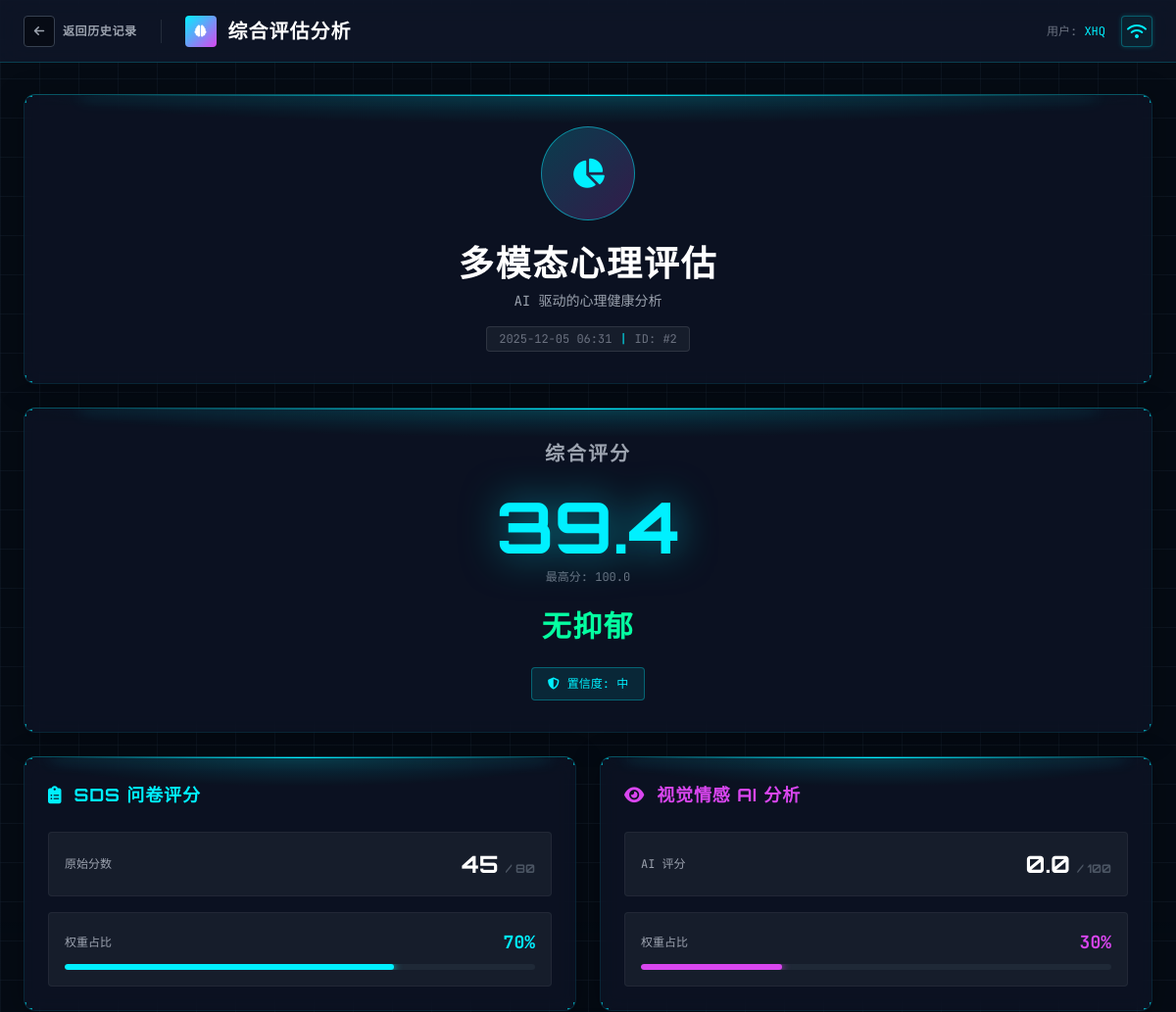
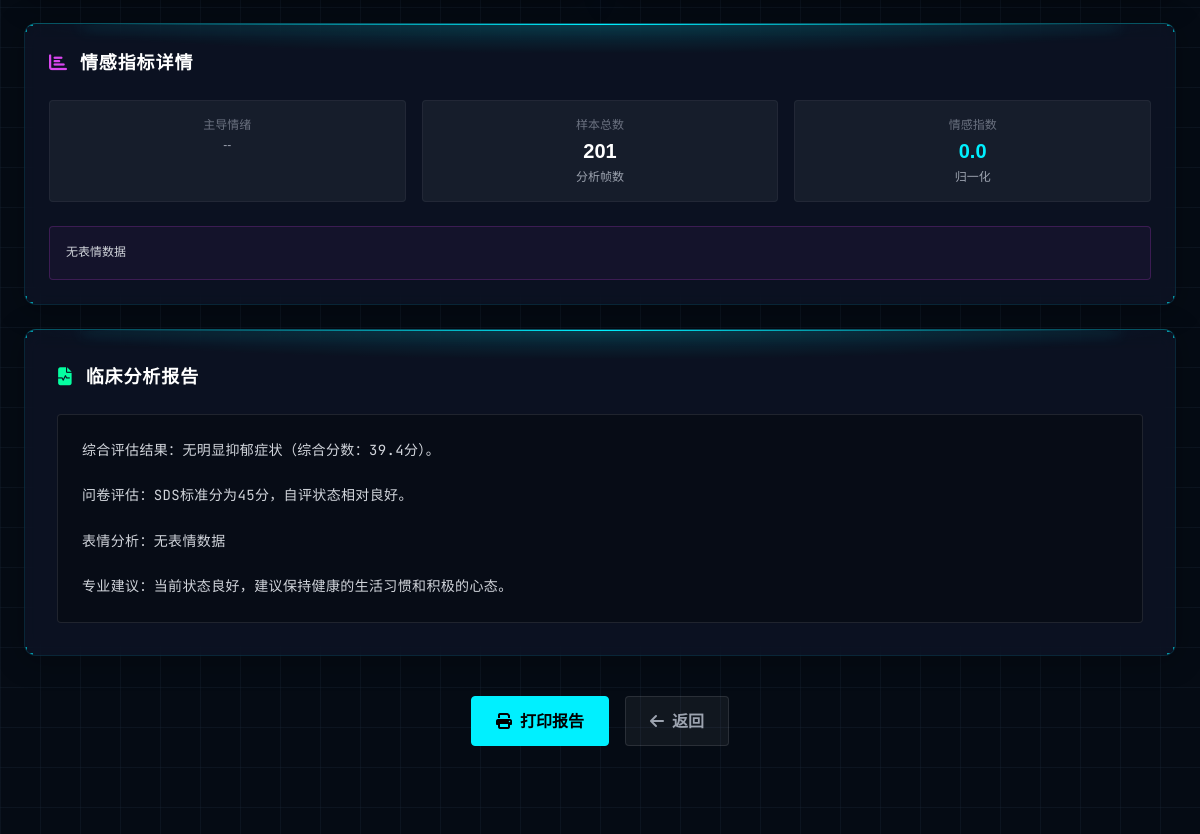
The page /comprehensive-detail?test_id=2 (signed in) on the database its author committed (2 pictures, top to bottom).
### tables this page shows
CREATE TABLE test (
            id INTEGER PRIMARY KEY AUTOINCREMENT,
            role INTEGER DEFAULT 1,
            choose VARCHAR(24) DEFAULT '000000000000000000000000',
            score INTEGER DEFAULT 0,
            user_id INTEGER NOT NULL DEFAULT 1,
            start_time DATETIME,
            finish_time DATETIME,
            use_time INTEGER,
            status VARCHAR(25),
            result VARCHAR(10), emotion_data TEXT, comprehensive_score REAL, comprehensive_result TEXT,
            FOREIGN KEY (user_id) REFERENCES userinfo (id)
        );

### flask_app/views/main.py (the view)
@mi.route('/comprehensive-detail', methods=["GET", "POST", "HEAD"])
def comprehensive_detail():
    if request.method == "HEAD":
        return '', 200
    user_name = session.get("userinfo")['name']
    if request.method == "GET":
        test_id = request.args.get("test_id")
    else:
        test_id = request.form.get("test_id")
    if not test_id:
        print(f"错误: comprehensive-detail路由未获取到test_id, method={request.method}")
        return redirect('/history')
    test = db.fetch_one("select * from test where id=?", [test_id])
    if not test:
        print(f"错误: 未找到test记录, test_id={test_id}")
        return redirect('/history')
    if test.get('finish_time'):
        test['finish_time'] = parse_datetime(test['finish_time']).strftime('%Y-%m-%d %H:%M')
    else:
        test['finish_time'] = '未完成'
    comprehensive_result = None
    emotion_data = None
    if test.get('comprehensive_result'):
        try:
            comprehensive_result = json.loads(test['comprehensive_result'])
        except:
            comprehensive_result = None
    if test.get('emotion_data'):
        try:
            emotion_data = json.loads(test['emotion_data'])
        except:
            emotion_data = None
    result = []
    for question, choice in zip(sds_questions, test['choose']):
        item = {
            'question': question,
            'choose': choice
        }
        result.append(item)
    return render_template("comprehensive_detail.html",
                         test=test,
                         result=result,
                         user_name=user_name,
                         comprehensive_result=comprehensive_result,
                         emotion_data=emotion_data)

### flask_app/templates/comprehensive_detail.html (shortened to what this page needs)
<!DOCTYPE html>
<html lang="zh">
<head>
    <link href="https://cdnjs.cloudflare.com/ajax/libs/font-awesome/6.4.0/css/all.min.css" rel="stylesheet">
    <script src="https://cdn.tailwindcss.com"></script>
</head>
<body class="min-h-screen flex flex-col font-sans selection:bg-tech-primary selection:text-black pb-6">
    <div class="fixed inset-0 pointer-events-none opacity-10 bg-scan-line animate-scan z-0"></div>
    <nav class="h-16 border-b border-tech-primary/20 bg-tech-panel/80 backdrop-blur-md sticky top-0 z-50">
        <div class="w-full max-w-[1920px] mx-auto h-full px-6 flex justify-between items-center">
            <div class="flex items-center space-x-6">
                <form action="/history" method="GET" class="inline">
                    <button type="submit" class="group flex items-center space-x-2 text-gray-400 hover:text-tech-primary transition-colors">
                        <div class="w-8 h-8 flex items-center justify-center border border-gray-700 rounded group-hover:border-tech-primary group-hover:shadow-neon transition-all bg-black/40">
                            <i class="fas fa-arrow-left text-xs"></i>
                        </div>
                        <span class="font-bold tracking-wider text-xs">返回历史记录</span>
                    </button>
                </form>
                <div class="flex items-center space-x-3">
                    <div class="w-8 h-8 bg-gradient-to-br from-tech-primary to-tech-secondary rounded flex items-center justify-center shadow-neon">
                        <i class="fas fa-brain text-white text-xs"></i>
                    </div>
                    <span class="text-xl font-bold font-tech text-white tracking-wider">综合评估分析</span>
                </div>
            </div>
            <div class="flex items-center gap-4">
                 <div class="text-xs font-mono text-gray-500">用户: <span class="text-tech-primary">{{ user_name }}</span></div>
                 <div class="w-8 h-8 rounded border border-tech-primary/30 flex items-center justify-center text-tech-primary bg-tech-primary/5 shadow-[0_0_5px_rgba(0,240,255,0.2)]">
                    <i class="fas fa-wifi"></i>
                </div>
            </div>
        </div>
    </nav>
    <main class="flex-1 w-full max-w-[1440px] mx-auto px-6 py-8 relative z-10 flex flex-col gap-6">
        {% if comprehensive_result %}
        <div class="cyber-panel panel-3d-top p-8 text-center group relative">
            <div class="corner-bracket c-tl"></div><div class="corner-bracket c-tr"></div>
            <div class="corner-bracket c-bl"></div><div class="corner-bracket c-br"></div>
            <div class="w-24 h-24 mx-auto mb-6 bg-gradient-to-br from-tech-primary/20 to-tech-secondary/20 rounded-full flex items-center justify-center border border-tech-primary/50 shadow-neon animate-pulse-slow">
                <i class="fas fa-chart-pie text-tech-primary text-3xl"></i>
            </div>
            <h1 class="text-4xl font-bold text-white mb-2 font-tech tracking-wider">多模态心理评估</h1>
            <p class="text-gray-400 font-mono text-sm mb-4">AI 驱动的心理健康分析</p>
            <div class="inline-flex items-center gap-2 px-3 py-1 bg-white/5 rounded border border-white/10 text-xs font-mono text-gray-500">
                <span>{{ test.finish_time }}</span>
                <span class="text-tech-primary">|</span>
                <span>ID: #{{ test.id }}</span>
            </div>
        </div>
        <div class="cyber-panel panel-3d-top p-8 text-center group relative">
            <div class="corner-bracket c-tl"></div><div class="corner-bracket c-tr"></div>
            <div class="corner-bracket c-bl"></div><div class="corner-bracket c-br"></div>
            <h2 class="text-xl font-bold text-gray-400 mb-6 font-mono tracking-widest">综合评分</h2>
            <div class="text-7xl font-bold text-tech-primary font-tech mb-2 drop-shadow-[0_0_20px_rgba(0,240,255,0.5)]">
                {{ "%.1f"|format(comprehensive_result.comprehensive_score) }}
            </div>
            <div class="text-xs text-gray-500 font-mono mb-6">最高分: 100.0</div>
            <div class="text-3xl font-bold mb-6 font-tech tracking-wider
                {% if test.result == '无抑郁' %}text-tech-success{% elif test.result == '轻度抑郁' %}text-tech-warning{% elif test.result == '中度抑郁' %}text-orange-500{% elif test.result == '重度抑郁' %}text-tech-danger{% else %}text-gray-400{% endif %}">
                {{ test.result }}
            </div>
            <div class="inline-flex items-center px-4 py-2 rounded bg-tech-primary/10 border border-tech-primary/30 text-tech-primary text-xs font-mono">
                <i class="fas fa-shield-alt mr-2"></i>
                置信度: {% if comprehensive_result.confidence == 'high' %}高{% elif comprehensive_result.confidence == 'medium' %}中{% else %}低{% endif %}
            </div>
        </div>
        <div class="grid grid-cols-1 md:grid-cols-2 gap-6">
            <div class="cyber-panel panel-3d-top p-6 group relative">
                <div class="corner-bracket c-tl"></div><div class="corner-bracket c-tr"></div>
                <div class="corner-bracket c-bl"></div><div class="corner-bracket c-br"></div>
                <h4 class="text-lg font-bold text-tech-primary mb-6 flex items-center font-tech tracking-wider">
                    <i class="fas fa-clipboard-list mr-3"></i> SDS 问卷评分
                </h4>
                <div class="space-y-4">
                    <div class="bg-white/5 rounded p-4 border border-white/5 flex justify-between items-center">
                        <span class="text-xs text-gray-400 font-mono">原始分数</span>
                        <span class="text-2xl font-bold text-white font-tech">{{ test.score }} <span class="text-xs text-gray-600">/ 80</span></span>
                    </div>
                    <div class="bg-white/5 rounded p-4 border border-white/5">
                        <div class="flex justify-between items-center mb-2">
                            <span class="text-xs text-gray-400 font-mono">权重占比</span>
                            <span class="text-lg font-bold text-tech-primary font-mono">{{ "%.0f"|format(comprehensive_result.weights.sds_score * 100) }}%</span>
                        </div>
                        <div class="w-full bg-gray-800 rounded-full h-1.5 overflow-hidden">
                            <div class="bg-tech-primary h-full rounded-full shadow-[0_0_10px_cyan]" style="width: {{ "%.0f"|format(comprehensive_result.weights.sds_score * 100) }}%"></div>
                        </div>
                    </div>
                </div>
            </div>
            <div class="cyber-panel panel-3d-top p-6 group relative">
                <div class="corner-bracket c-tl"></div><div class="corner-bracket c-tr"></div>
                <div class="corner-bracket c-bl"></div><div class="corner-bracket c-br"></div>
                <h4 class="text-lg font-bold text-tech-secondary mb-6 flex items-center font-tech tracking-wider">
                    <i class="fas fa-eye mr-3"></i> 视觉情感 AI 分析
                </h4>
                <div class="space-y-4">
                    <div class="bg-white/5 rounded p-4 border border-white/5 flex justify-between items-center">
                        <span class="text-xs text-gray-400 font-mono">AI 评分</span>
                        <span class="text-2xl font-bold text-white font-tech">{{ "%.1f"|format(comprehensive_result.components.emotion_score) }} <span class="text-xs text-gray-600">/ 100</span></span>
                    </div>
                    <div class="bg-white/5 rounded p-4 border border-white/5">
                        <div class="flex justify-between items-center mb-2">
                            <span class="text-xs text-gray-400 font-mono">权重占比</span>
                            <span class="text-lg font-bold text-tech-secondary font-mono">{{ "%.0f"|format(comprehensive_result.weights.emotion_score * 100) }}%</span>
                        </div>
                        <div class="w-full bg-gray-800 rounded-full h-1.5 overflow-hidden">
                            <div class="bg-tech-secondary h-full rounded-full shadow-[0_0_10px_#d946ef]" style="width: {{ "%.0f"|format(comprehensive_result.weights.emotion_score * 100) }}%"></div>
                        </div>
                    </div>
                </div>
            </div>
        </div>
        {% if emotion_data and emotion_data.summary and emotion_data.summary.total_detections > 0 %}
        <div class="cyber-panel panel-3d-top p-6 group relative">
            <div class="corner-bracket c-tl"></div><div class="corner-bracket c-tr"></div>
            <div class="corner-bracket c-bl"></div><div class="corner-bracket c-br"></div>
            <h4 class="text-lg font-bold text-white mb-6 flex items-center font-tech tracking-wider">
                <i class="fas fa-chart-bar mr-3 text-tech-secondary"></i> 情感指标详情
            </h4>
            <div class="grid grid-cols-1 md:grid-cols-3 gap-4 mb-6">
                <div class="bg-white/5 rounded p-4 border border-white/5 text-center">
                    <div class="text-xs text-gray-500 font-mono mb-1">主导情绪</div>
                    {% if emotion_data.summary.emotion_percentages and emotion_data.summary.dominant_emotion in emotion_data.summary.emotion_percentages %}
                    <div class="text-xs text-gray-400 mt-1">{{ "%.1f"|format(emotion_data.summary.emotion_percentages[emotion_data.summary.dominant_emotion]) }}%</div>
                    {% else %}
                    <div class="text-xs text-gray-400 mt-1">--</div>
                    {% endif %}
                </div>
                <div class="bg-white/5 rounded p-4 border border-white/5 text-center">
                    <div class="text-xs text-gray-500 font-mono mb-1">样本总数</div>
                    <div class="text-xl font-bold text-white">{{ emotion_data.summary.total_detections }}</div>
                    <div class="text-xs text-gray-400 mt-1">分析帧数</div>
                </div>
                <div class="bg-white/5 rounded p-4 border border-white/5 text-center">
                    <div class="text-xs text-gray-500 font-mono mb-1">情感指数</div>
                    <div class="text-xl font-bold text-tech-primary">{{ "%.1f"|format(comprehensive_result.components.emotion_score) }}</div>
                    <div class="text-xs text-gray-400 mt-1">归一化</div>
                </div>
            </div>
            <div class="p-4 bg-tech-secondary/5 border border-tech-secondary/20 rounded text-xs text-gray-300 font-mono leading-relaxed">
                {{ comprehensive_result.components.emotion_details.analysis }}
            </div>
        </div>
        {% endif %}
        <div class="cyber-panel panel-3d-top p-8 group relative">
            <div class="corner-bracket c-tl"></div><div class="corner-bracket c-tr"></div>
            <div class="corner-bracket c-bl"></div><div class="corner-bracket c-br"></div>
            <h4 class="text-lg font-bold text-white mb-6 flex items-center font-tech tracking-wider">
                <i class="fas fa-file-medical-alt mr-3 text-tech-success"></i> 临床分析报告
            </h4>
            <div class="bg-black/30 border border-white/10 rounded p-6 text-sm text-gray-300 font-mono leading-relaxed tracking-wide">
                {{ comprehensive_result.analysis | replace('\n', '<br>') | safe }}
            </div>
        </div>
        <div class="flex justify-center space-x-4 mt-4 mb-8">
            <button onclick="window.print()" class="flex items-center space-x-2 bg-tech-primary hover:bg-white text-black border border-tech-primary px-6 py-3 rounded font-bold transition-all shadow-neon hover:scale-105 font-tech">
                <i class="fas fa-print"></i>
                <span>打印报告</span>
            </button>
            <form action="/history" method="GET" class="inline">
                <button type="submit" class="flex items-center space-x-2 bg-white/5 hover:bg-white/10 text-gray-400 hover:text-white border border-white/10 px-6 py-3 rounded font-bold transition-all font-tech">
                    <i class="fas fa-arrow-left"></i>
                    <span>返回</span>
                </button>
            </form>
        </div>
        {% endif %}
    </main>
</body>
</html>

### rows shown on the page
test: finish_time "2025-12-05 06:31", id "2", result "无抑郁", score "45"

### other values the page prints
{{ user_name }} "XHQ"
{{ "%.1f"|format(comprehensive_result.comprehensive_score) }} "39.4"
{{ "%.0f"|format(comprehensive_result.weights.sds_score * 100) }} "70"
{{ "%.1f"|format(comprehensive_result.components.emotion_score) }} "0.0"
{{ "%.0f"|format(comprehensive_result.weights.emotion_score * 100) }} "30"
{{ emotion_data.summary.total_detections }} "201"
{{ comprehensive_result.components.emotion_details.analysis }} "无表情数据"
{{ comprehensive_result.analysis | replace('\n', '<br>') | safe }} "综合评估结果：无明显抑郁症状（综合分数：39.4分）。 问卷评估：SDS标准分为45分，自评状态相对良好。 表情分析：无表情数据 专业建议：当前状态良好，建议保持健康的生活习惯和积极的心态。"
